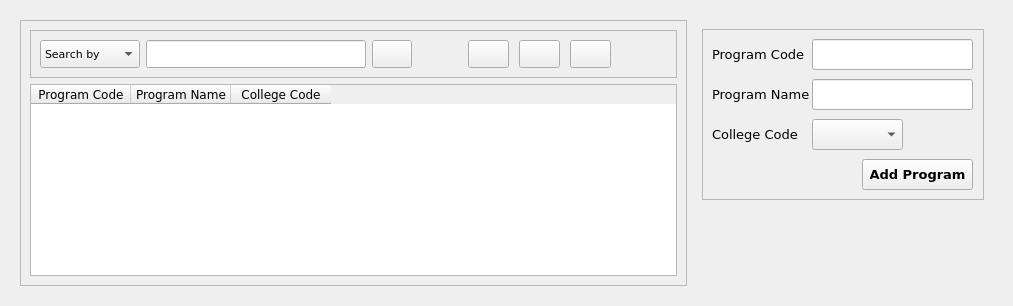
         <widget class="QWidget" name="programPage">
          <layout class="QHBoxLayout" name="horizontalLayout_6">
           <item>
            <widget class="QWidget" name="widget_9" native="true">
             <property name="sizePolicy">
              <sizepolicy hsizetype="Preferred" vsizetype="Preferred">
               <horstretch>0</horstretch>
               <verstretch>12</verstretch>
              </sizepolicy>
             </property>
             <layout class="QHBoxLayout" name="horizontalLayout_12">
              <item>
               <widget class="QFrame" name="frame_10">
                <property name="sizePolicy">
                 <sizepolicy hsizetype="Maximum" vsizetype="Preferred">
                  <horstretch>0</horstretch>
                  <verstretch>12</verstretch>
                 </sizepolicy>
                </property>
                <property name="frameShape">
                 <enum>QFrame::StyledPanel</enum>
                </property>
                <property name="frameShadow">
                 <enum>QFrame::Raised</enum>
                </property>
                <layout class="QVBoxLayout" name="verticalLayout_19">
                 <item>
                  <widget class="QFrame" name="frame_6">
                   <property name="sizePolicy">
                    <sizepolicy hsizetype="Preferred" vsizetype="Preferred">
                     <horstretch>0</horstretch>
                     <verstretch>1</verstretch>
                    </sizepolicy>
                   </property>
                   <property name="frameShape">
                    <enum>QFrame::StyledPanel</enum>
                   </property>
                   <property name="frameShadow">
                    <enum>QFrame::Raised</enum>
                   </property>
                   <layout class="QHBoxLayout" name="horizontalLayout_19">
                    <item>
                     <widget class="QComboBox" name="comboBox_30">
                      <property name="sizePolicy">
                       <sizepolicy hsizetype="Fixed" vsizetype="Fixed">
                        <horstretch>0</horstretch>
                        <verstretch>0</verstretch>
                       </sizepolicy>
                      </property>
                      <property name="minimumSize">
                       <size>
                        <width>100</width>
                        <height>28</height>
                       </size>
                      </property>
                      <property name="maximumSize">
                       <size>
                        <width>100</width>
                        <height>28</height>
                       </size>
                      </property>
                      <property name="font">
                       <font>
                        <family>Verdana</family>
                        <pointsize>8</pointsize>
                       </font>
                      </property>
                      <property name="placeholderText">
                       <string/>
                      </property>
                      <item>
                       <property name="text">
                        <string>Search by</string>
                       </property>
                      </item>
                      <item>
                       <property name="text">
                        <string>Program Code</string>
                       </property>
                      </item>
                      <item>
                       <property name="text">
                        <string>Program Name</string>
                       </property>
                      </item>
                      <item>
                       <property name="text">
                        <string>College Code</string>
                       </property>
                      </item>
                     </widget>
                    </item>
                    <item>
                     <layout class="QHBoxLayout" name="horizontalLayout_13">
                      <item>
                       <widget class="QLineEdit" name="lineEdit_20">
                        <property name="sizePolicy">
                         <sizepolicy hsizetype="Fixed" vsizetype="Minimum">
                          <horstretch>0</horstretch>
                          <verstretch>0</verstretch>
                         </sizepolicy>
                        </property>
                        <property name="minimumSize">
                         <size>
                          <width>220</width>
                          <height>0</height>
                         </size>
                        </property>
                        <property name="maximumSize">
                         <size>
                          <width>220</width>
                          <height>16777215</height>
                         </size>
                        </property>
                       </widget>
                      </item>
                      <item>
                       <widget class="QPushButton" name="refreshProgramButton">
                        <property name="sizePolicy">
                         <sizepolicy hsizetype="Minimum" vsizetype="Minimum">
                          <horstretch>0</horstretch>
                          <verstretch>0</verstretch>
                         </sizepolicy>
                        </property>
                        <property name="text">
                         <string/>
                        </property>
                        <property name="icon">
                         <iconset resource="resources.qrc">
                          <normaloff>:/imgs/imgs/refresh_white.png</normaloff>:/imgs/imgs/refresh_white.png</iconset>
                        </property>
                        <property name="iconSize">
                         <size>
                          <width>20</width>
                          <height>20</height>
                         </size>
                        </property>
                       </widget>
                      </item>
                     </layout>
                    </item>
                    <item>
                     <spacer name="horizontalSpacer_13">
                      <property name="orientation">
                       <enum>Qt::Horizontal</enum>
                      </property>
                      <property name="sizeHint" stdset="0">
                       <size>
                        <width>50</width>
                        <height>25</height>
                       </size>
                      </property>
                     </spacer>
                    </item>
                    <item>
                     <layout class="QHBoxLayout" name="horizontalLayout_40">
                      <property name="spacing">
                       <number>10</number>
                      </property>
                      <item>
                       <widget class="QPushButton" name="pushButton_51">
                        <property name="sizePolicy">
                         <sizepolicy hsizetype="Preferred" vsizetype="Minimum">
                          <horstretch>0</horstretch>
                          <verstretch>0</verstretch>
                         </sizepolicy>
                        </property>
                        <property name="font">
                         <font>
                          <family>Verdana</family>
                          <pointsize>9</pointsize>
                         </font>
                        </property>
                        <property name="text">
                         <string/>
                        </property>
                        <property name="icon">
                         <iconset resource="resources.qrc">
                          <normaloff>:/imgs/imgs/add_white.png</normaloff>:/imgs/imgs/add_white.png</iconset>
                        </property>
                        <property name="iconSize">
                         <size>
                          <width>20</width>
                          <height>20</height>
                         </size>
                        </property>
                        <property name="checkable">
                         <bool>true</bool>
                        </property>
                        <property name="autoExclusive">
                         <bool>true</bool>
                        </property>
                       </widget>
                      </item>
                      <item>
                       <widget class="QPushButton" name="pushButton_46">
                        <property name="sizePolicy">
                         <sizepolicy hsizetype="Preferred" vsizetype="Minimum">
                          <horstretch>0</horstretch>
                          <verstretch>0</verstretch>
                         </sizepolicy>
                        </property>
                        <property name="font">
                         <font>
                          <family>Verdana</family>
                          <pointsize>9</pointsize>
                         </font>
                        </property>
                        <property name="text">
                         <string/>
                        </property>
                        <property name="icon">
                         <iconset resource="resources.qrc">
                          <normaloff>:/imgs/imgs/edit_white.png</normaloff>:/imgs/imgs/edit_white.png</iconset>
                        </property>
                        <property name="iconSize">
                         <size>
                          <width>20</width>
                          <height>20</height>
                         </size>
                        </property>
                       </widget>
                      </item>
                      <item>
                       <widget class="QPushButton" name="pushButton_47">
                        <property name="sizePolicy">
                         <sizepolicy hsizetype="Preferred" vsizetype="Minimum">
                          <horstretch>0</horstretch>
                          <verstretch>0</verstretch>
                         </sizepolicy>
                        </property>
                        <property name="font">
                         <font>
                          <family>Verdana</family>
                          <pointsize>9</pointsize>
                         </font>
                        </property>
                        <property name="text">
                         <string/>
                        </property>
                        <property name="icon">
                         <iconset resource="resources.qrc">
                          <normaloff>:/imgs/imgs/delete_white.png</normaloff>:/imgs/imgs/delete_white.png</iconset>
                        </property>
                        <property name="iconSize">
                         <size>
                          <width>20</width>
                          <height>20</height>
                         </size>
                        </property>
                       </widget>
                      </item>
                     </layout>
                    </item>
                    <item>
                     <widget class="QWidget" name="widget_13" native="true">
                      <property name="sizePolicy">
                       <sizepolicy hsizetype="Fixed" vsizetype="Minimum">
                        <horstretch>0</horstretch>
                        <verstretch>0</verstretch>
                       </sizepolicy>
                      </property>
                      <property name="minimumSize">
                       <size>
                        <width>50</width>
                        <height>0</height>
                       </size>
                      </property>
                      <property name="maximumSize">
                       <size>
                        <width>50</width>
                        <height>16777215</height>
                       </size>
                      </property>
                     </widget>
                    </item>
                   </layout>
                  </widget>
                 </item>
                 <item>
                  <widget class="QTableWidget" name="programTable">
                   <property name="sizePolicy">
                    <sizepolicy hsizetype="Preferred" vsizetype="Preferred">
                     <horstretch>0</horstretch>
                     <verstretch>15</verstretch>
                    </sizepolicy>
                   </property>
                   <property name="focusPolicy">
                    <enum>Qt::NoFocus</enum>
                   </property>
                   <property name="editTriggers">
                    <set>QAbstractItemView::NoEditTriggers</set>
                   </property>
                   <property name="tabKeyNavigation">
                    <bool>true</bool>
                   </property>
                   <property name="showDropIndicator" stdset="0">
                    <bool>true</bool>
                   </property>
                   <property name="selectionMode">
                    <enum>QAbstractItemView::NoSelection</enum>
                   </property>
                   <property name="selectionBehavior">
                    <enum>QAbstractItemView::SelectItems</enum>
                   </property>
                   <column>
                    <property name="text">
                     <string>Program Code</string>
                    </property>
                    <property name="font">
                     <font>
                      <family>Verdana</family>
                     </font>
                    </property>
                   </column>
                   <column>
                    <property name="text">
                     <string>Program Name</string>
                    </property>
                    <property name="font">
                     <font>
                      <family>Verdana</family>
                     </font>
                    </property>
                   </column>
                   <column>
                    <property name="text">
                     <string>College Code</string>
                    </property>
                    <property name="font">
                     <font>
                      <family>Verdana</family>
                     </font>
                    </property>
                   </column>
                  </widget>
                 </item>
                </layout>
               </widget>
              </item>
              <item>
               <widget class="QWidget" name="widget_11" native="true">
                <property name="sizePolicy">
                 <sizepolicy hsizetype="Preferred" vsizetype="Preferred">
                  <horstretch>4</horstretch>
                  <verstretch>0</verstretch>
                 </sizepolicy>
                </property>
                <property name="minimumSize">
                 <size>
                  <width>300</width>
                  <height>0</height>
                 </size>
                </property>
                <property name="maximumSize">
                 <size>
                  <width>300</width>
                  <height>16777215</height>
                 </size>
                </property>
                <layout class="QVBoxLayout" name="verticalLayout_20">
                 <item>
                  <widget class="QWidget" name="widget_4" native="true">
                   <property name="focusPolicy">
                    <enum>Qt::NoFocus</enum>
                   </property>
                   <widget class="QFrame" name="frame_11">
                    <property name="geometry">
                     <rect>
                      <x>0</x>
                      <y>0</y>
                      <width>282</width>
                      <height>171</height>
                     </rect>
                    </property>
                    <property name="sizePolicy">
                     <sizepolicy hsizetype="Preferred" vsizetype="Preferred">
                      <horstretch>2</horstretch>
                      <verstretch>0</verstretch>
                     </sizepolicy>
                    </property>
                    <property name="frameShape">
                     <enum>QFrame::StyledPanel</enum>
                    </property>
                    <property name="frameShadow">
                     <enum>QFrame::Raised</enum>
                    </property>
                    <widget class="QComboBox" name="comboBox_26">
                     <property name="geometry">
                      <rect>
                       <x>110</x>
                       <y>90</y>
                       <width>91</width>
                       <height>31</height>
                      </rect>
                     </property>
                    </widget>
                    <widget class="QLineEdit" name="lineEdit_18">
                     <property name="geometry">
                      <rect>
                       <x>110</x>
                       <y>50</y>
                       <width>161</width>
                       <height>31</height>
                      </rect>
                     </property>
                    </widget>
                    <widget class="QLineEdit" name="lineEdit_21">
                     <property name="geometry">
                      <rect>
                       <x>110</x>
                       <y>10</y>
                       <width>161</width>
                       <height>31</height>
                      </rect>
                     </property>
                    </widget>
                    <widget class="QLabel" name="label_27">
                     <property name="geometry">
                      <rect>
                       <x>10</x>
                       <y>10</y>
                       <width>101</width>
                       <height>31</height>
                      </rect>
                     </property>
                     <property name="font">
                      <font>
                       <family>Verdana</family>
                       <pointsize>10</pointsize>
                      </font>
                     </property>
                     <property name="text">
                      <string>Program Code</string>
                     </property>
                    </widget>
                    <widget class="QLabel" name="label_28">
                     <property name="geometry">
                      <rect>
                       <x>10</x>
                       <y>50</y>
                       <width>101</width>
                       <height>31</height>
                      </rect>
                     </property>
                     <property name="font">
                      <font>
                       <family>Verdana</family>
                       <pointsize>10</pointsize>
                      </font>
                     </property>
                     <property name="text">
                      <string>Program Name</string>
                     </property>
                    </widget>
                    <widget class="QLabel" name="label_35">
                     <property name="geometry">
                      <rect>
                       <x>10</x>
                       <y>90</y>
                       <width>101</width>
                       <height>31</height>
                      </rect>
                     </property>
                     <property name="font">
                      <font>
                       <family>Verdana</family>
                       <pointsize>10</pointsize>
                      </font>
                     </property>
                     <property name="text">
                      <string>College Code</string>
                     </property>
                    </widget>
                    <widget class="QPushButton" name="addProgramButton">
                     <property name="geometry">
                      <rect>
                       <x>160</x>
                       <y>130</y>
                       <width>111</width>
                       <height>31</height>
                      </rect>
                     </property>
                     <property name="font">
                      <font>
                       <family>Verdana</family>
                       <pointsize>10</pointsize>
                       <bold>true</bold>
                      </font>
                     </property>
                     <property name="text">
                      <string>Add Program</string>
                     </property>
                    </widget>
                   </widget>
                  </widget>
                 </item>
                </layout>
               </widget>
              </item>
             </layout>
            </widget>
           </item>
          </layout>
         </widget>
